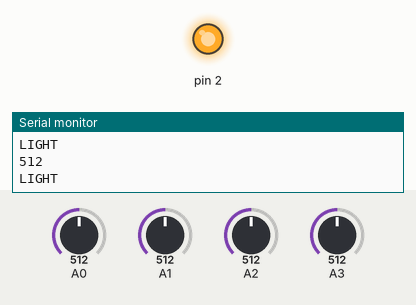
A sketch run on a simulated Arduino Uno, built with avr-gcc and run on an emulated ATmega328P. On the bench: output pins drawn as LEDs (lit = HIGH), the last lines printed to the serial monitor. The inputs (shaded band) are chosen by the test bench; at power-on: A0 = 512, A1 = 512, A2 = 512, A3 = 512.

Above: at 1.5 s.
1.6 s: A0 set to 999
3.1 s: A0 set to 1009
At 4.6 s:
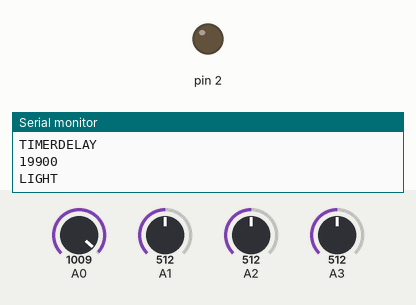
Timing chart, 0 to 6.1 s (numbered marks = the images above; inputs shaded):
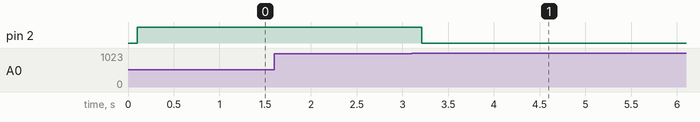

Measured:
- the behaviour switches between 1008 and 1009 on A0 (found by bisection; images 0 and 1)
- after the input at 3.1 s, pin 2: HIGH → LOW after 0.11 s

The sketch:

MotionActivatedUnderBedLighting.ino
```cpp
String state = "";
String LIGHT = "LIGHT";
String DARK = "DARK";
String onOff = "";
String ON = "ON";
String OFF = "OFF";
String MOVEMENT = "MOVEMENT";
String TIMERDELAY = "TIMERDELAY";
int delayNum = 100;
int timerDelay = 20; //seconds
int checker = 0;

void setup() {
  // put your setup code here, to run once:
  Serial.begin(9600);
  state = LIGHT;
  digitalWrite(2, HIGH);
  delay(100);
  pinMode(2, OUTPUT);
  delay(100);
  digitalWrite(2, HIGH);
  delay(100);
}

void loop() {
  // put your main code here, to run repeatedly:
  if(state == LIGHT || state == DARK)
  {
    int an = analogRead(A0);
    Serial.println(an);
    if(an > 1008 || onOff == ON)
      state = DARK;
    else
      state = LIGHT;
  }
  if(state == DARK)
  {
    int ir_a = analogRead(A1);
    int ir_b = analogRead(A2);
    int ir_c = analogRead(A3);
    int ir = ir_a + ir_b + ir_c;
    Serial.println(ir_c);
    if(ir > 600)
    {
      state = MOVEMENT;
    }
  }else
  if(state == MOVEMENT)
  {
    digitalWrite(2, LOW);
    checker = timerDelay*1000;
    state = TIMERDELAY;
  }else
  if(state == TIMERDELAY)
  {
    onOff = ON;
    checker = timerDelay*1000;
    state = LIGHT;
  }
  Serial.println(state);
  delay(delayNum);
  if(onOff == ON)
  {
    checker = checker - delayNum;
    Serial.println(checker);
    if(checker <= 0)
    {
      onOff = OFF;
      digitalWrite(2,HIGH);
      delay(500);
    }
  }
}
```
